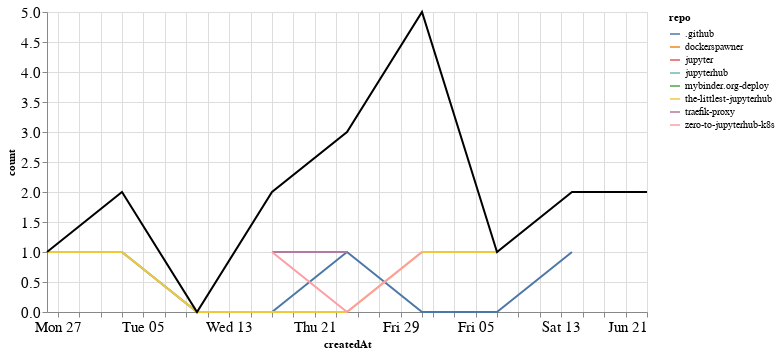

The notebook cell this image was saved under:
### Markdown cell above
## PRs

### Code cell
prs_time = prs.groupby('repo').resample('W', on='createdAt').count()['author'].reset_index()
prs_time = prs_time.rename(columns={'author': 'count'})
prs_time_total = prs_time.groupby('createdAt').agg({"count": "sum"}).reset_index()

ch1 = alt.Chart(prs_time, width=600).mark_line().encode(
    x='createdAt',
    y='count',
    color='repo',
    tooltip="repo"
)

ch2 = alt.Chart(prs_time_total, width=600).mark_line(color="black").encode(
    x='createdAt',
    y='count',
)

ch1 + ch2

### Figure 1 — Vega-Lite specification as saved in the notebook (floating-point values rounded to 4 significant figures)
{"config": {"axisLeft": {"labelFontSize": 15}, "axisBottom": {"labelFontSize": 15}}, "layer": [{"data": {"name": "data-37adfa249f41b7eb4b3151a8d3de6f0a"}, "mark": "line", "encoding": {"color": {"type": "nominal", "field": "repo"}, "tooltip": {"type": "nominal", "field": "repo"}, "x": {"type": "temporal", "field": "createdAt"}, "y": {"type": "quantitative", "field": "count"}}, "width": 600}, {"data": {"name": "data-52c738b7b8d5002b771acb35d58d8a33"}, "mark": {"type": "line", "color": "black"}, "encoding": {"x": {"type": "temporal", "field": "createdAt"}, "y": {"type": "quantitative", "field": "count"}}, "width": 600}], "$schema": "https://vega.github.io/schema/vega-lite/v4.8.1.json", "datasets": {"data-37adfa249f41b7eb4b3151a8d3de6f0a": [{"repo": ".github", "createdAt": "2020-05-03T00:00:00", "count": 1}, {"repo": ".github", "createdAt": "2020-05-10T00:00:00", "count": 0}, {"repo": ".github", "createdAt": "2020-05-17T00:00:00", "count": 0}, {"repo": ".github", "createdAt": "2020-05-24T00:00:00", "count": 1}, {"repo": ".github", "createdAt": "2020-05-31T00:00:00", "count": 0}, {"repo": ".github", "createdAt": "2020-06-07T00:00:00", "count": 0}, {"repo": ".github", "createdAt": "2020-06-14T00:00:00", "count": 1}, {"repo": "dockerspawner", "createdAt": "2020-06-21T00:00:00", "count": 2}, {"repo": "jupyter", "createdAt": "2020-06-14T00:00:00", "count": 1}, {"repo": "jupyterhub", "createdAt": "2020-05-31T00:00:00", "count": 3}, {"repo": "mybinder.org-deploy", "createdAt": "2020-05-24T00:00:00", "count": 1}, {"repo": "the-littlest-jupyterhub", "createdAt": "2020-04-26T00:00:00", "count": 1}, {"repo": "the-littlest-jupyterhub", "createdAt": "2020-05-03T00:00:00", "count": 1}, {"repo": "the-littlest-jupyterhub", "createdAt": "2020-05-10T00:00:00", "count": 0}, {"repo": "the-littlest-jupyterhub", "createdAt": "2020-05-17T00:00:00", "count": 0}, {"repo": "the-littlest-jupyterhub", "createdAt": "2020-05-24T00:00:00", "count": 0}, {"repo": "the-littlest-jupyterhub", "createdAt": "2020-05-31T00:00:00", "count": 1}, {"repo": "the-littlest-jupyterhub", "createdAt": "2020-06-07T00:00:00", "count": 1}, {"repo": "traefik-proxy", "createdAt": "2020-05-17T00:00:00", "count": 1}, {"repo": "traefik-proxy", "createdAt": "2020-05-24T00:00:00", "count": 1}, {"repo": "zero-to-jupyterhub-k8s", "createdAt": "2020-05-17T00:00:00", "count": 1}, {"repo": "zero-to-jupyterhub-k8s", "createdAt": "2020-05-24T00:00:00", "count": 0}, {"repo": "zero-to-jupyterhub-k8s", "createdAt": "2020-05-31T00:00:00", "count": 1}], "data-52c738b7b8d5002b771acb35d58d8a33": [{"createdAt": "2020-04-26T00:00:00", "count": 1}, {"createdAt": "2020-05-03T00:00:00", "count": 2}, {"createdAt": "2020-05-10T00:00:00", "count": 0}, {"createdAt": "2020-05-17T00:00:00", "count": 2}, {"createdAt": "2020-05-24T00:00:00", "count": 3}, {"createdAt": "2020-05-31T00:00:00", "count": 5}, {"createdAt": "2020-06-07T00:00:00", "count": 1}, {"createdAt": "2020-06-14T00:00:00", "count": 2}, {"createdAt": "2020-06-21T00:00:00", "count": 2}]}}
